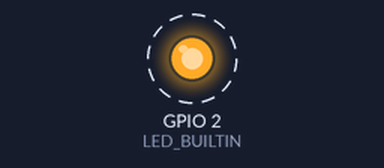
Simulated run of this sketch. Board: ESP8266 (NodeMCU). Parts: output pins drawn as LEDs (lit = HIGH, except the on-board LED, lit = LOW). Dashed ring = blinking.

Above: at 0.2 s.
Timing chart, 0 to 3.0 s (numbered marks = the images above):
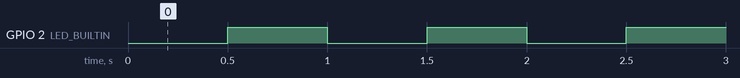

The sketch:

tickerFirst.ino
```cpp
#include <Ticker.h>

Ticker flipper;

int count = 0;

void flip()
{
    int state = digitalRead(LED_BUILTIN);
    digitalWrite(LED_BUILTIN, !state);
    count = count + 1;
    if (count == 10)
    {
        flipper.detach();
    }
}

void setup()
{
    pinMode(LED_BUILTIN, OUTPUT);
    digitalWrite(LED_BUILTIN, LOW);
    flipper.attach(0.5, flip);
}

void loop()
{
}
```

Measured:
- by itself, GPIO 2 (LED_BUILTIN): alternates HIGH for 0.50 s and LOW for 0.50 s, 10 changes in all, then stays LOW
